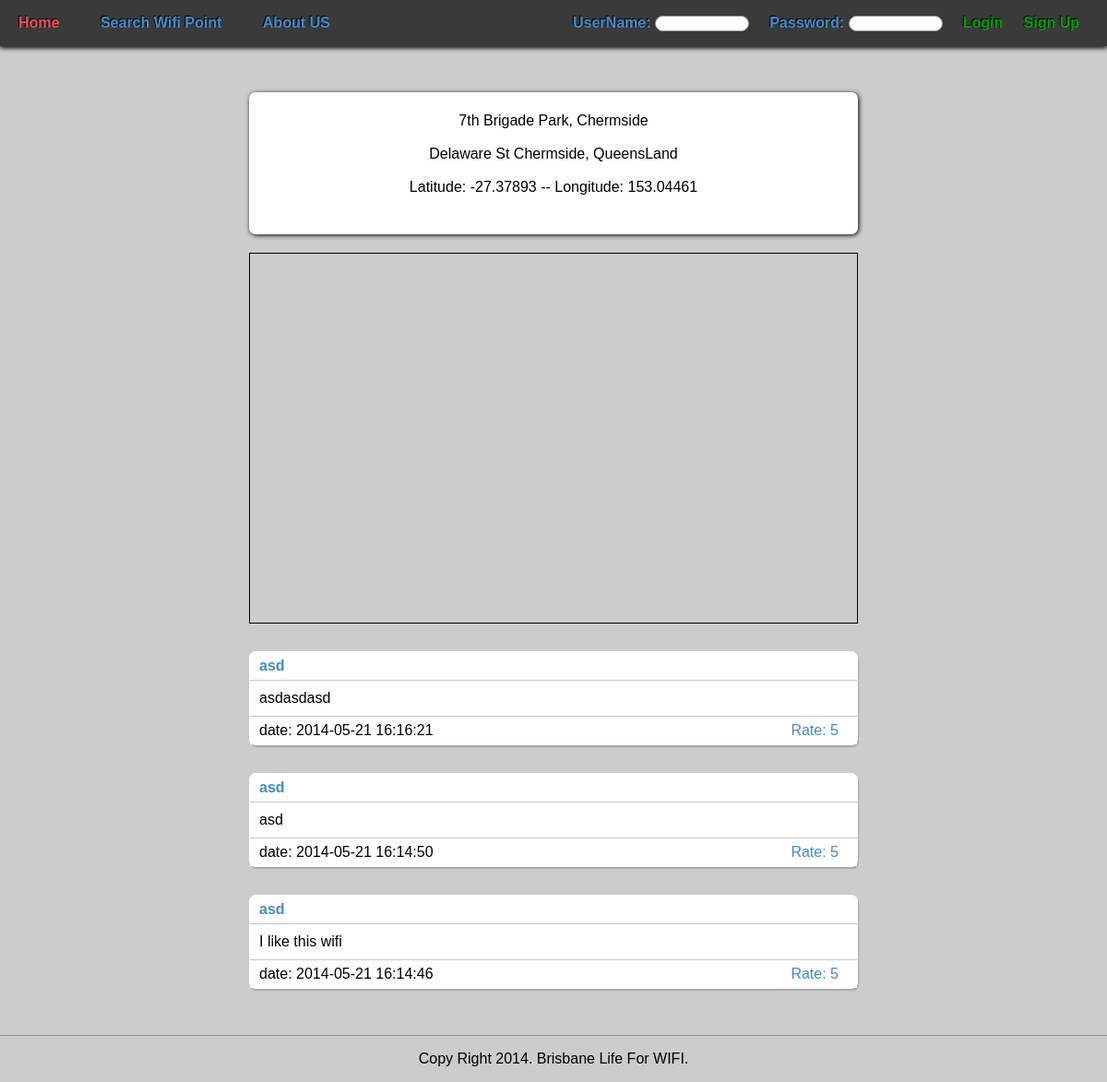
The app's page /content.php?537cd0d5f2c74 with its own data.
### tables this page shows
CREATE TABLE `Items` (
  `ID` varchar(255) NOT NULL,
  `NAME` varchar(255) DEFAULT NULL,
  `ADDRESS` varchar(255) DEFAULT NULL,
  `SUBURB` varchar(255) DEFAULT NULL,
  `Latitude` double DEFAULT NULL,
  `Longitude` double DEFAULT NULL,
  PRIMARY KEY (`ID`)
);

CREATE TABLE `Reviews` (
  `ID` varchar(255) NOT NULL,
  `USERID` varchar(255) NOT NULL,
  `ITEMID` varchar(255) NOT NULL,
  `CONTENT` varchar(255) NOT NULL,
  `RATE` int(11) NOT NULL,
  `POSTDATE` timestamp NOT NULL DEFAULT CURRENT_TIMESTAMP ON UPDATE CURRENT_TIMESTAMP,
  PRIMARY KEY (`ID`),
  KEY `USERID` (`USERID`),
  KEY `ITEMID` (`ITEMID`),
  CONSTRAINT `Reviews_ibfk_1` FOREIGN KEY (`USERID`) REFERENCES `Members` (`ID`),
  CONSTRAINT `Reviews_ibfk_2` FOREIGN KEY (`ITEMID`) REFERENCES `Items` (`ID`)
);

CREATE TABLE `Members` (
  `ID` varchar(255) NOT NULL,
  `USERNAME` varchar(255) NOT NULL,
  `EMAIL` varchar(255) NOT NULL,
  `PASSWORD` varchar(255) NOT NULL,
  `SEX` int(11) DEFAULT NULL,
  PRIMARY KEY (`ID`)
);

### core.php (called while the page is built, shortened)
<?php
	function db_connect() {
		try {
			$dbh = new PDO("mysql:host=". DB_HOST . ";dbname=" . DB_DATABASENAME, DB_USER, DB_PASS);
			return($dbh);
		}
		catch(PDOException $e)
		{
			echo $e->getMessage();
		}
	}
	function sql_query($sql_str) {
		$db = db_connect();
		$stmt = $db->query($sql_str);
		if(!empty($stmt)) {
			$res = $stmt->fetchAll(PDO::FETCH_ASSOC);
			return $res;
		}
		return array();
	}
?>

### content.php (the view, shortened to what this page needs)
<!DOCTYPE html>
<html lang="en">
	<head>
		<?php include 'head.inc';?>
		<?php
			require('core.php');
			$url = $_SERVER['REQUEST_URI'];
			$parsedURL = parse_url($url,PHP_URL_QUERY);
			if($parsedURL=="") {
				header("Location: index.php");
			} else {
				$rows = sql_query("SELECT * FROM Items I where I.ID = '$parsedURL' ");
				$row = $rows[0];
				$rows_review = sql_query("SELECT * FROM Reviews R, Members M where R.ITEMID = '$parsedURL' and R.USERID = M.ID order by R.POSTDATE desc");
			}
		?>
	</head>
	<body>
		<div class="whole-page">
			<?php include 'menu.inc';?>
			<div class="content-main-content">
				<div class="content-details">
						<div itemscope itemtype="http://schema.org/Place">
							<span itemprop="name"><?php echo $row['NAME']; ?></span>
							<br/><br/>
							<div itemprop="address" itemscope itemtype="http://schema.org/PostalAddress">
							    <span itemprop="streetAddress"><?php echo $row['ADDRESS']; ?></span>
							    <span itemprop="addressLocality"><?php echo $row['SUBURB']; ?></span>,
							    <span itemprop="addressRegion">QueensLand</span>
							 </div>
							 <br/>
							<div itemprop="geo" itemscope itemtype="http://schema.org/GeoCoordinates">
								Latitude: <?php echo $row['Latitude'] ?> --
								Longitude: <?php echo $row['Longitude'] ?>
							</div>
						</div>
				</div>
				<div class="content-map" id="map-canvas"> </div>
				<?php
						foreach($rows_review as $row_review) {
				?>
				<div class="comment-content">
					<div class="content" itemscope itemtype="http://schema.org/Review">
						<div class="content-head">
							<span itemprop="author"><?php echo $row_review['USERNAME']?></span>
						</div>
						<div class="content-main" >
							<span itemprop="reviewBody"><?php echo $row_review['CONTENT']?></span>
						</div>
						<div class="content-foot">
							<meta itemprop="datePublished" content="2014-06-15"> date: <?php echo $row_review['POSTDATE']?>
							<span class="comment-like" itemprop="reviewRating">Rate: <?php echo $row_review['RATE']?></span>
						</div>
					</div>
				</div>
				<?php } ?>
			</div>
			<?php include 'footer.inc';?>
		</div>
	</body>
</html>

### style/style.css (style rules this page uses)
* { margin: 0; padding: 0; font-family:"Source Sans Pro",sans-serif; }
html,body { background-color:#cccccc; height: 100%; }
.whole-page { margin : 0 auto; }
.content { border:1px solid white; border-collapse:collapse; border-radius:7px; box-shadow: 1px 2px 1px 0 rgba(0, 0, 0, 0.18); background-color:white; margin-top:30px; }
.content-head { height:30px; line-height: 30px; border-bottom: 1px solid #c8c8c8; padding-left:10px; color:#428bca; font-weight:bold; }
.content-main { margin:10px 10px; }
.content-foot { height:30px; line-height: 30px; background-color:white; padding-left:10px; border-top: 1px solid #c8c8c8; }
.content-main-content { margin:0 auto; min-height:800px; margin-top:100px; max-width:700px; }
.content-map { margin:0 auto; border:1px solid black; height:400px; max-width:700px; margin:20px 20px; }
.content-details { margin:0 auto; background-color:white; border: 2px solid white; box-shadow: 1px 1px 5px black; height:150px; max-width:700px; border-radius:7px; text-align:center; margin:20px 20px; }
.content-details > div { margin-top:20px; }
.comment-content { max-width:700px; margin:0 auto; margin:20px 20px; }
.comment-like { color: #428bca; float:right; margin-right:20px; }

### records on screen
items: NAME "7th Brigade Park, Chermside", ADDRESS "Delaware St", SUBURB "Chermside", Latitude "-27.37893", Longitude "153.04461"
reviews: USERID.USERNAME "asd", CONTENT "asdasdasd", POSTDATE "2014-05-21 16:16:21", RATE "5"
reviews: USERID.USERNAME "asd", CONTENT "asd", POSTDATE "2014-05-21 16:14:50", RATE "5"
reviews: USERID.USERNAME "asd", CONTENT "I like this wifi", POSTDATE "2014-05-21 16:14:46", RATE "5"
